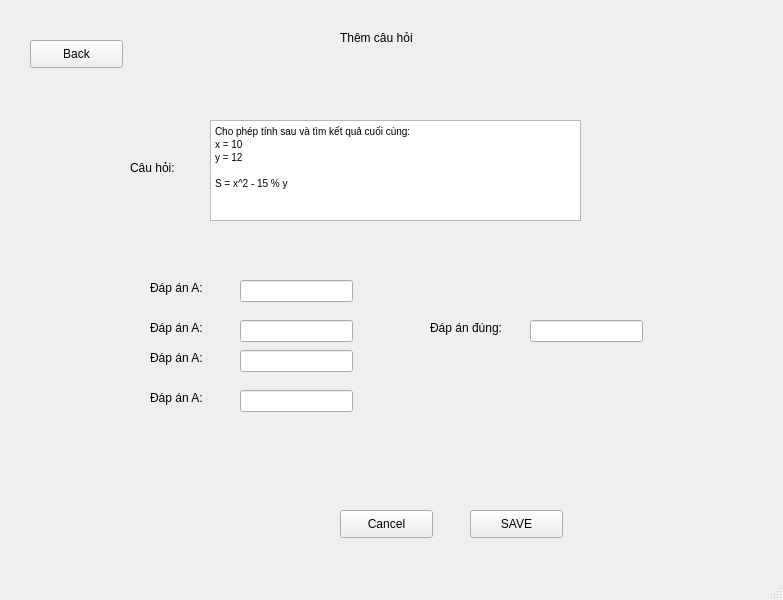
<?xml version="1.0" encoding="UTF-8"?>
<ui version="4.0">
 <class>MainWindow</class>
 <widget class="QMainWindow" name="MainWindow">
  <property name="geometry">
   <rect>
    <x>0</x>
    <y>0</y>
    <width>783</width>
    <height>600</height>
   </rect>
  </property>
  <property name="windowTitle">
   <string>MainWindow</string>
  </property>
  <widget class="QWidget" name="centralwidget">
   <widget class="QLabel" name="label">
    <property name="geometry">
     <rect>
      <x>130</x>
      <y>160</y>
      <width>55</width>
      <height>16</height>
     </rect>
    </property>
    <property name="text">
     <string>Câu hỏi:</string>
    </property>
   </widget>
   <widget class="QTextEdit" name="textEdit">
    <property name="geometry">
     <rect>
      <x>210</x>
      <y>120</y>
      <width>371</width>
      <height>101</height>
     </rect>
    </property>
    <property name="html">
     <string>&lt;!DOCTYPE HTML PUBLIC &quot;-//W3C//DTD HTML 4.0//EN&quot; &quot;http://www.w3.org/TR/REC-html40/strict.dtd&quot;&gt;
&lt;html&gt;&lt;head&gt;&lt;meta name=&quot;qrichtext&quot; content=&quot;1&quot; /&gt;&lt;style type=&quot;text/css&quot;&gt;
p, li { white-space: pre-wrap; }
&lt;/style&gt;&lt;/head&gt;&lt;body style=&quot; font-family:'MS Shell Dlg 2'; font-size:7.8pt; font-weight:400; font-style:normal;&quot;&gt;
&lt;p style=&quot; margin-top:0px; margin-bottom:0px; margin-left:0px; margin-right:0px; -qt-block-indent:0; text-indent:0px;&quot;&gt;Cho phép tính sau và tìm kết quả cuối cùng:&lt;/p&gt;
&lt;p style=&quot; margin-top:0px; margin-bottom:0px; margin-left:0px; margin-right:0px; -qt-block-indent:0; text-indent:0px;&quot;&gt;x = 10&lt;/p&gt;
&lt;p style=&quot; margin-top:0px; margin-bottom:0px; margin-left:0px; margin-right:0px; -qt-block-indent:0; text-indent:0px;&quot;&gt;y = 12&lt;/p&gt;
&lt;p style=&quot;-qt-paragraph-type:empty; margin-top:0px; margin-bottom:0px; margin-left:0px; margin-right:0px; -qt-block-indent:0; text-indent:0px;&quot;&gt;&lt;br /&gt;&lt;/p&gt;
&lt;p style=&quot; margin-top:0px; margin-bottom:0px; margin-left:0px; margin-right:0px; -qt-block-indent:0; text-indent:0px;&quot;&gt;S = x^2 - 15 % y &lt;/p&gt;&lt;/body&gt;&lt;/html&gt;</string>
    </property>
   </widget>
   <widget class="QLabel" name="label_2">
    <property name="geometry">
     <rect>
      <x>150</x>
      <y>280</y>
      <width>55</width>
      <height>16</height>
     </rect>
    </property>
    <property name="text">
     <string>Đáp án A: </string>
    </property>
   </widget>
   <widget class="QLineEdit" name="lineEdit">
    <property name="geometry">
     <rect>
      <x>240</x>
      <y>280</y>
      <width>113</width>
      <height>22</height>
     </rect>
    </property>
   </widget>
   <widget class="QLabel" name="label_3">
    <property name="geometry">
     <rect>
      <x>150</x>
      <y>320</y>
      <width>55</width>
      <height>16</height>
     </rect>
    </property>
    <property name="text">
     <string>Đáp án A: </string>
    </property>
   </widget>
   <widget class="QLabel" name="label_4">
    <property name="geometry">
     <rect>
      <x>150</x>
      <y>350</y>
      <width>55</width>
      <height>16</height>
     </rect>
    </property>
    <property name="text">
     <string>Đáp án A: </string>
    </property>
   </widget>
   <widget class="QLabel" name="label_5">
    <property name="geometry">
     <rect>
      <x>150</x>
      <y>390</y>
      <width>55</width>
      <height>16</height>
     </rect>
    </property>
    <property name="text">
     <string>Đáp án A: </string>
    </property>
   </widget>
   <widget class="QLineEdit" name="lineEdit_2">
    <property name="geometry">
     <rect>
      <x>240</x>
      <y>320</y>
      <width>113</width>
      <height>22</height>
     </rect>
    </property>
   </widget>
   <widget class="QLineEdit" name="lineEdit_3">
    <property name="geometry">
     <rect>
      <x>240</x>
      <y>350</y>
      <width>113</width>
      <height>22</height>
     </rect>
    </property>
   </widget>
   <widget class="QLineEdit" name="lineEdit_4">
    <property name="geometry">
     <rect>
      <x>240</x>
      <y>390</y>
      <width>113</width>
      <height>22</height>
     </rect>
    </property>
   </widget>
   <widget class="QLineEdit" name="lineEdit_5">
    <property name="geometry">
     <rect>
      <x>530</x>
      <y>320</y>
      <width>113</width>
      <height>22</height>
     </rect>
    </property>
   </widget>
   <widget class="QLabel" name="label_6">
    <property name="geometry">
     <rect>
      <x>430</x>
      <y>320</y>
      <width>101</width>
      <height>16</height>
     </rect>
    </property>
    <property name="text">
     <string>Đáp án đúng:</string>
    </property>
   </widget>
   <widget class="QPushButton" name="pushButton">
    <property name="geometry">
     <rect>
      <x>470</x>
      <y>510</y>
      <width>93</width>
      <height>28</height>
     </rect>
    </property>
    <property name="text">
     <string>SAVE</string>
    </property>
   </widget>
   <widget class="QPushButton" name="pushButton_2">
    <property name="geometry">
     <rect>
      <x>340</x>
      <y>510</y>
      <width>93</width>
      <height>28</height>
     </rect>
    </property>
    <property name="text">
     <string>Cancel</string>
    </property>
   </widget>
   <widget class="QPushButton" name="pushButton_3">
    <property name="geometry">
     <rect>
      <x>30</x>
      <y>40</y>
      <width>93</width>
      <height>28</height>
     </rect>
    </property>
    <property name="text">
     <string>Back</string>
    </property>
   </widget>
   <widget class="QLabel" name="label_7">
    <property name="geometry">
     <rect>
      <x>340</x>
      <y>30</y>
      <width>121</width>
      <height>16</height>
     </rect>
    </property>
    <property name="text">
     <string>Thêm câu hỏi</string>
    </property>
   </widget>
  </widget>
  <widget class="QMenuBar" name="menubar">
   <property name="geometry">
    <rect>
     <x>0</x>
     <y>0</y>
     <width>783</width>
     <height>26</height>
    </rect>
   </property>
  </widget>
  <widget class="QStatusBar" name="statusbar"/>
 </widget>
 <resources/>
 <connections/>
</ui>
